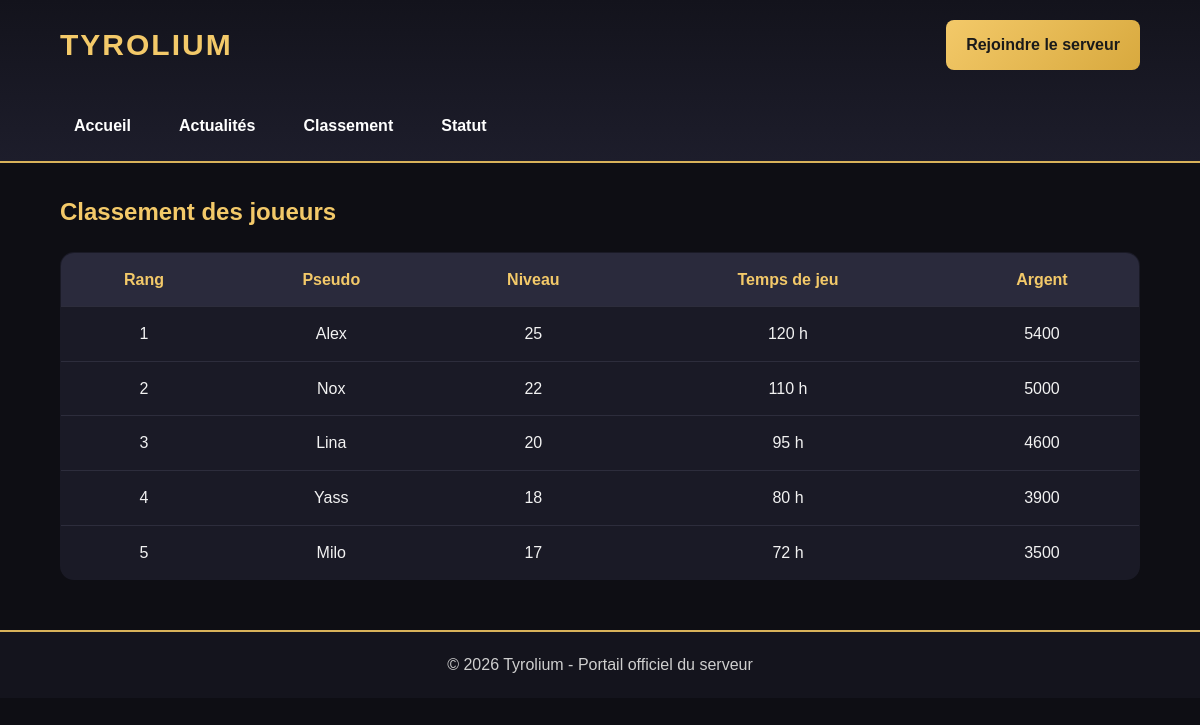
Page /classement.php on the committed database.
### tables this page shows
CREATE TABLE classement (
    id INT AUTO_INCREMENT PRIMARY KEY,
    pseudo VARCHAR(100) NOT NULL,
    niveau INT NOT NULL,
    temps_jeu INT NOT NULL,
    argent INT NOT NULL,
    rang_joueur INT NOT NULL
);

### classement.php (the view)
<?php require_once 'config/database.php'; ?>
<?php include 'includes/header.php'; ?>
<?php include 'includes/nav.php'; ?>
<main class="container">
    <section class="section">
        <h1>Classement des joueurs</h1>
        <table>
            <thead>
                <tr>
                    <th>Rang</th>
                    <th>Pseudo</th>
                    <th>Niveau</th>
                    <th>Temps de jeu</th>
                    <th>Argent</th>
                </tr>
            </thead>
            <tbody>
                <?php
                $req = $pdo->query("SELECT * FROM classement ORDER BY rang_joueur ASC");
                while ($joueur = $req->fetch()) {
                    echo "<tr>";
                    echo "<td>" . htmlspecialchars($joueur['rang_joueur']) . "</td>";
                    echo "<td>" . htmlspecialchars($joueur['pseudo']) . "</td>";
                    echo "<td>" . htmlspecialchars($joueur['niveau']) . "</td>";
                    echo "<td>" . htmlspecialchars($joueur['temps_jeu']) . " h</td>";
                    echo "<td>" . htmlspecialchars($joueur['argent']) . "</td>";
                    echo "</tr>";
                }
                ?>
            </tbody>
        </table>
    </section>
</main>
<?php include 'includes/footer.php'; ?>

### includes/header.php (shortened to what this page needs)
<!DOCTYPE html>
<html lang="fr">
<head>
    <link rel="stylesheet" href="/soutenance_web/assets/css/style.css">
</head>
<body>

### includes/nav.php
<header class="site-header">
    <div class="topbar">
        <div class="logo">TYROLIUM</div>
        <a href="#" class="play-btn">Rejoindre le serveur</a>
    </div>
    <nav class="navbar">
        <a href="index.php">Accueil</a>
        <a href="actualites.php">Actualités</a>
        <a href="classement.php">Classement</a>
        <a href="statut.php">Statut</a>
    </nav>
</header>

### includes/footer.php (shortened to what this page needs)
<footer class="site-footer">
    <p>&copy; 2026 Tyrolium - Portail officiel du serveur</p>
</footer>
</body>
</html>

### assets/css/style.css (style rules this page uses)
* { margin: 0; padding: 0; box-sizing: border-box; }
body { font-family: Arial, sans-serif; background: #0e0e14; color: #f2f2f2; line-height: 1.6; }
a { text-decoration: none; }
.site-header { background: linear-gradient(180deg, #13131c 0%, #1d1d2b 100%); border-bottom: 2px solid #d8b25a; }
.topbar { width: 90%; max-width: 1200px; margin: 0 auto; padding: 20px 0; display: flex; justify-content: space-between; align-items: center; }
.logo { font-size: 30px; font-weight: bold; color: #f3c969; letter-spacing: 2px; }
.play-btn { background: linear-gradient(135deg, #f3c969, #d8a93e); color: #1a1a1a; padding: 12px 20px; border-radius: 8px; font-weight: bold; transition: 0.3s; }
.navbar { width: 90%; max-width: 1200px; margin: 0 auto; display: flex; gap: 20px; padding: 15px 0; }
.navbar a { color: #ffffff; font-weight: bold; padding: 8px 14px; border-radius: 6px; transition: 0.3s; }
.container { width: 90%; max-width: 1200px; margin: 30px auto 50px auto; }
.section { margin-bottom: 45px; }
.section h1, .section h2 { margin-bottom: 20px; color: #f3c969; }
table { width: 100%; border-collapse: collapse; background: #1a1a26; border-radius: 14px; overflow: hidden; border: 1px solid #2d2d3c; }
table th { background: #2a2a3c; color: #f3c969; padding: 14px; text-align: center; }
table td { padding: 14px; text-align: center; border-top: 1px solid #2d2d3c; }
.site-footer { background: #14141d; color: #cfcfcf; text-align: center; padding: 20px; border-top: 2px solid #d8b25a; }

### rows in the picture
classement: rang_joueur "1", pseudo "Alex", niveau "25", temps_jeu "120", argent "5400"
classement: rang_joueur "2", pseudo "Nox", niveau "22", temps_jeu "110", argent "5000"
classement: rang_joueur "3", pseudo "Lina", niveau "20", temps_jeu "95", argent "4600"
classement: rang_joueur "4", pseudo "Yass", niveau "18", temps_jeu "80", argent "3900"
classement: rang_joueur "5", pseudo "Milo", niveau "17", temps_jeu "72", argent "3500"
